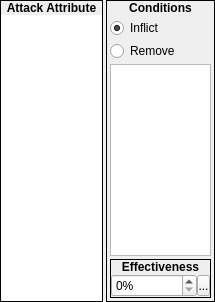
              <widget class="QWidget" name="widget_2" native="true">
               <property name="minimumSize">
                <size>
                 <width>215</width>
                 <height>0</height>
                </size>
               </property>
               <property name="maximumSize">
                <size>
                 <width>215</width>
                 <height>16777215</height>
                </size>
               </property>
               <layout class="QHBoxLayout" name="horizontalLayout_84">
                <property name="spacing">
                 <number>3</number>
                </property>
                <property name="margin">
                 <number>0</number>
                </property>
                <item>
                 <widget class="QFrame" name="frame_100">
                  <property name="sizePolicy">
                   <sizepolicy hsizetype="Preferred" vsizetype="Expanding">
                    <horstretch>0</horstretch>
                    <verstretch>0</verstretch>
                   </sizepolicy>
                  </property>
                  <property name="focusPolicy">
                   <enum>Qt::ClickFocus</enum>
                  </property>
                  <property name="frameShape">
                   <enum>QFrame::Box</enum>
                  </property>
                  <property name="frameShadow">
                   <enum>QFrame::Plain</enum>
                  </property>
                  <layout class="QVBoxLayout" name="verticalLayout_200">
                   <property name="spacing">
                    <number>0</number>
                   </property>
                   <property name="margin">
                    <number>0</number>
                   </property>
                   <item>
                    <widget class="QLabel" name="label_161">
                     <property name="sizePolicy">
                      <sizepolicy hsizetype="Preferred" vsizetype="Fixed">
                       <horstretch>0</horstretch>
                       <verstretch>0</verstretch>
                      </sizepolicy>
                     </property>
                     <property name="font">
                      <font>
                       <weight>75</weight>
                       <bold>true</bold>
                      </font>
                     </property>
                     <property name="focusPolicy">
                      <enum>Qt::ClickFocus</enum>
                     </property>
                     <property name="text">
                      <string>Attack Attribute</string>
                     </property>
                     <property name="alignment">
                      <set>Qt::AlignCenter</set>
                     </property>
                    </widget>
                   </item>
                   <item>
                    <widget class="QWidget" name="widget_115" native="true">
                     <property name="focusPolicy">
                      <enum>Qt::ClickFocus</enum>
                     </property>
                     <layout class="QVBoxLayout" name="verticalLayout_204">
                      <property name="spacing">
                       <number>0</number>
                      </property>
                      <property name="margin">
                       <number>0</number>
                      </property>
                      <item>
                       <widget class="QTableWidget" name="weapon_twAttributeList">
                        <property name="sizePolicy">
                         <sizepolicy hsizetype="Preferred" vsizetype="Preferred">
                          <horstretch>0</horstretch>
                          <verstretch>0</verstretch>
                         </sizepolicy>
                        </property>
                        <property name="focusPolicy">
                         <enum>Qt::ClickFocus</enum>
                        </property>
                        <property name="frameShape">
                         <enum>QFrame::NoFrame</enum>
                        </property>
                        <property name="horizontalScrollBarPolicy">
                         <enum>Qt::ScrollBarAlwaysOff</enum>
                        </property>
                        <property name="editTriggers">
                         <set>QAbstractItemView::NoEditTriggers</set>
                        </property>
                        <property name="tabKeyNavigation">
                         <bool>false</bool>
                        </property>
                        <property name="selectionMode">
                         <enum>QAbstractItemView::NoSelection</enum>
                        </property>
                        <property name="verticalScrollMode">
                         <enum>QAbstractItemView::ScrollPerPixel</enum>
                        </property>
                        <property name="showGrid">
                         <bool>false</bool>
                        </property>
                        <property name="wordWrap">
                         <bool>false</bool>
                        </property>
                        <property name="cornerButtonEnabled">
                         <bool>false</bool>
                        </property>
                        <attribute name="horizontalHeaderVisible">
                         <bool>false</bool>
                        </attribute>
                        <attribute name="horizontalHeaderStretchLastSection">
                         <bool>true</bool>
                        </attribute>
                        <attribute name="verticalHeaderVisible">
                         <bool>false</bool>
                        </attribute>
                        <column>
                         <property name="text">
                          <string>New Column</string>
                         </property>
                        </column>
                       </widget>
                      </item>
                     </layout>
                    </widget>
                   </item>
                  </layout>
                 </widget>
                </item>
                <item>
                 <widget class="QFrame" name="frame_101">
                  <property name="sizePolicy">
                   <sizepolicy hsizetype="Preferred" vsizetype="Expanding">
                    <horstretch>0</horstretch>
                    <verstretch>0</verstretch>
                   </sizepolicy>
                  </property>
                  <property name="focusPolicy">
                   <enum>Qt::ClickFocus</enum>
                  </property>
                  <property name="frameShape">
                   <enum>QFrame::Box</enum>
                  </property>
                  <property name="frameShadow">
                   <enum>QFrame::Plain</enum>
                  </property>
                  <layout class="QVBoxLayout" name="verticalLayout_201">
                   <property name="spacing">
                    <number>0</number>
                   </property>
                   <property name="margin">
                    <number>0</number>
                   </property>
                   <item>
                    <widget class="QLabel" name="label_162">
                     <property name="sizePolicy">
                      <sizepolicy hsizetype="Preferred" vsizetype="Fixed">
                       <horstretch>0</horstretch>
                       <verstretch>0</verstretch>
                      </sizepolicy>
                     </property>
                     <property name="font">
                      <font>
                       <weight>75</weight>
                       <bold>true</bold>
                      </font>
                     </property>
                     <property name="focusPolicy">
                      <enum>Qt::ClickFocus</enum>
                     </property>
                     <property name="text">
                      <string>Conditions</string>
                     </property>
                     <property name="alignment">
                      <set>Qt::AlignCenter</set>
                     </property>
                    </widget>
                   </item>
                   <item>
                    <widget class="QWidget" name="widget_116" native="true">
                     <property name="focusPolicy">
                      <enum>Qt::ClickFocus</enum>
                     </property>
                     <layout class="QVBoxLayout" name="verticalLayout_203">
                      <property name="spacing">
                       <number>3</number>
                      </property>
                      <property name="margin">
                       <number>3</number>
                      </property>
                      <item>
                       <widget class="QRadioButton" name="weapon_rbInflictCondition">
                        <property name="focusPolicy">
                         <enum>Qt::ClickFocus</enum>
                        </property>
                        <property name="text">
                         <string>Inflict</string>
                        </property>
                        <property name="checked">
                         <bool>true</bool>
                        </property>
                       </widget>
                      </item>
                      <item>
                       <widget class="QRadioButton" name="weapon_rbRemoveCondition">
                        <property name="focusPolicy">
                         <enum>Qt::ClickFocus</enum>
                        </property>
                        <property name="text">
                         <string>Remove</string>
                        </property>
                       </widget>
                      </item>
                      <item>
                       <widget class="QTableWidget" name="weapon_twConditionList">
                        <property name="sizePolicy">
                         <sizepolicy hsizetype="Preferred" vsizetype="Preferred">
                          <horstretch>0</horstretch>
                          <verstretch>0</verstretch>
                         </sizepolicy>
                        </property>
                        <property name="focusPolicy">
                         <enum>Qt::ClickFocus</enum>
                        </property>
                        <property name="verticalScrollBarPolicy">
                         <enum>Qt::ScrollBarAsNeeded</enum>
                        </property>
                        <property name="horizontalScrollBarPolicy">
                         <enum>Qt::ScrollBarAlwaysOff</enum>
                        </property>
                        <property name="editTriggers">
                         <set>QAbstractItemView::NoEditTriggers</set>
                        </property>
                        <property name="tabKeyNavigation">
                         <bool>false</bool>
                        </property>
                        <property name="selectionMode">
                         <enum>QAbstractItemView::NoSelection</enum>
                        </property>
                        <property name="verticalScrollMode">
                         <enum>QAbstractItemView::ScrollPerPixel</enum>
                        </property>
                        <property name="showGrid">
                         <bool>false</bool>
                        </property>
                        <property name="wordWrap">
                         <bool>false</bool>
                        </property>
                        <property name="cornerButtonEnabled">
                         <bool>false</bool>
                        </property>
                        <attribute name="horizontalHeaderVisible">
                         <bool>false</bool>
                        </attribute>
                        <attribute name="horizontalHeaderStretchLastSection">
                         <bool>true</bool>
                        </attribute>
                        <attribute name="verticalHeaderVisible">
                         <bool>false</bool>
                        </attribute>
                        <column>
                         <property name="text">
                          <string>New Column</string>
                         </property>
                        </column>
                       </widget>
                      </item>
                      <item>
                       <widget class="QFrame" name="frame_102">
                        <property name="sizePolicy">
                         <sizepolicy hsizetype="Preferred" vsizetype="Fixed">
                          <horstretch>0</horstretch>
                          <verstretch>0</verstretch>
                         </sizepolicy>
                        </property>
                        <property name="focusPolicy">
                         <enum>Qt::ClickFocus</enum>
                        </property>
                        <property name="frameShape">
                         <enum>QFrame::Box</enum>
                        </property>
                        <property name="frameShadow">
                         <enum>QFrame::Plain</enum>
                        </property>
                        <layout class="QVBoxLayout" name="verticalLayout_202">
                         <property name="spacing">
                          <number>0</number>
                         </property>
                         <property name="margin">
                          <number>0</number>
                         </property>
                         <item>
                          <widget class="QLabel" name="weapon_lblEffectivenessProbability">
                           <property name="sizePolicy">
                            <sizepolicy hsizetype="Preferred" vsizetype="Fixed">
                             <horstretch>0</horstretch>
                             <verstretch>0</verstretch>
                            </sizepolicy>
                           </property>
                           <property name="font">
                            <font>
                             <weight>75</weight>
                             <bold>true</bold>
                            </font>
                           </property>
                           <property name="focusPolicy">
                            <enum>Qt::ClickFocus</enum>
                           </property>
                           <property name="text">
                            <string>Effectiveness</string>
                           </property>
                           <property name="alignment">
                            <set>Qt::AlignCenter</set>
                           </property>
                          </widget>
                         </item>
                         <item>
                          <widget class="QWidget" name="widget_117" native="true">
                           <property name="focusPolicy">
                            <enum>Qt::ClickFocus</enum>
                           </property>
                           <layout class="QHBoxLayout" name="horizontalLayout_83">
                            <property name="spacing">
                             <number>0</number>
                            </property>
                            <property name="margin">
                             <number>0</number>
                            </property>
                            <item>
                             <widget class="QSpinBox" name="weapon_sbConditionEffectiveness">
                              <property name="focusPolicy">
                               <enum>Qt::ClickFocus</enum>
                              </property>
                              <property name="suffix">
                               <string>%</string>
                              </property>
                              <property name="maximum">
                               <number>100</number>
                              </property>
                             </widget>
                            </item>
                            <item>
                             <widget class="SpinBoxSideButton" name="weapon_bConditionEffectivenessSpinButton">
                              <property name="minimumSize">
                               <size>
                                <width>13</width>
                                <height>21</height>
                               </size>
                              </property>
                              <property name="maximumSize">
                               <size>
                                <width>13</width>
                                <height>21</height>
                               </size>
                              </property>
                              <property name="focusPolicy">
                               <enum>Qt::ClickFocus</enum>
                              </property>
                              <property name="text">
                               <string>...</string>
                              </property>
                              <property name="icon">
                               <iconset resource="gui_icons.qrc">
                                <normaloff>:/icons/spinBoxSideButton.png</normaloff>:/icons/spinBoxSideButton.png</iconset>
                              </property>
                              <property name="iconSize">
                               <size>
                                <width>8</width>
                                <height>16</height>
                               </size>
                              </property>
                             </widget>
                            </item>
                           </layout>
                          </widget>
                         </item>
                        </layout>
                       </widget>
                      </item>
                     </layout>
                    </widget>
                   </item>
                  </layout>
                 </widget>
                </item>
               </layout>
              </widget>
